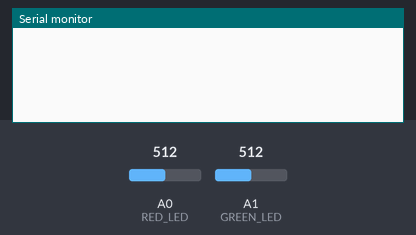
A sketch run on a simulated Arduino Uno, built with avr-gcc and run on an emulated ATmega328P. Shown: the last lines printed to the serial monitor. Inputs (shaded band) come from the test bench; at power-on: A0 (RED_LED) = 512, A1 (GREEN_LED) = 512.

Above: at 1.2 s.
1.3 s: A0 (RED_LED) set to 584
2.8 s: A0 (RED_LED) set to 617
At 3.3 s:
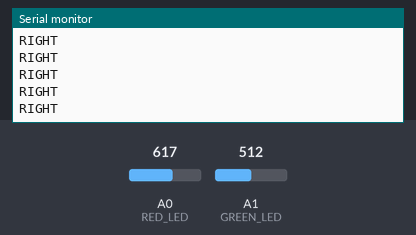
4.7 s: A1 (GREEN_LED) set to 583
7.7 s: A1 (GREEN_LED) set to 617
At 8.7 s:
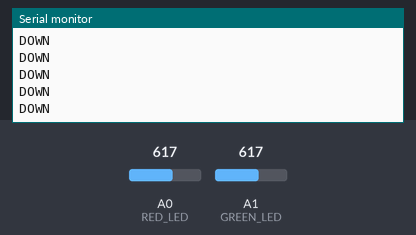

The sketch:

task2.ino
```cpp
#include <avr/io.h>

#define THRESHOLD_LOW  400
#define THRESHOLD_HIGH 600
#define DEADZONE_LOW   480
#define DEADZONE_HIGH  544

void setup() {
  // 1. Configure ADC
  ADMUX = (1 << REFS0); // Reference AVcc (5V)
  ADCSRA = (1 << ADEN) | (1 << ADPS2); // Enable ADC, Prescaler 16 (1MHz ADC clock)

  // 2. Configure LEDs (PB0-PB3 as outputs)
  DDRB |= 0x0F;

  // 3. Configure UART (9600 baud at 16MHz)
  UBRR0H = 0;
  UBRR0L = 103;
  UCSR0B = (1 << TXEN0);
}

uint16_t readADC(uint8_t channel) {
    ADMUX = (ADMUX & 0xF0) | (channel & 0x0F);
    ADCSRA |= (1 << ADSC);          // Start conversion
    while (ADCSRA & (1 << ADSC));   // Wait for conversion
    return ADC;                     // Return 10-bit value
}

void sendStr(const char* s) {
    while (*s) {
        while (!(UCSR0A & (1 << UDRE0)));
        UDR0 = *s++;
    }
}

void loop() {
  uint16_t x = readADC(0);
  uint16_t y = readADC(1);

  PORTB &= ~0x0F; // Turn off all LEDs

  if (y < THRESHOLD_LOW) {
    PORTB |= (1 << PB0); sendStr("UP\n");
  } else if (y > THRESHOLD_HIGH) {
    PORTB |= (1 << PB1); sendStr("DOWN\n");
  } else if (x > THRESHOLD_HIGH) {
    PORTB |= (1 << PB2); sendStr("RIGHT\n");
  } else if (x < THRESHOLD_LOW) {
    PORTB |= (1 << PB3); sendStr("LEFT\n");
  }
}
```

task4.cpp
```cpp
#include <Arduino.h>
#include <avr/io.h>

#define THRESHOLD_LOW  400
#define THRESHOLD_HIGH 600
#define DEADZONE_LOW   480
#define DEADZONE_HIGH  544

void setup() {
  // 1. Configure ADC
  ADMUX = (1 << REFS0);
  ADCSRA = (1 << ADEN) | (1 << ADPS2);

  // 2. Configure LEDs (PB0-PB3)
  DDRB |= 0x0F;

  // 3. Configure Button (PD2)
  DDRD &= ~(1 << DDD2);   // Set PD2 as Input
  PORTD |= (1 << PORTD2); // Enable Internal Pull-up resistor

  // 4. Configure UART (9600 baud)
  UBRR0H = 0;
  UBRR0L = 103;
  UCSR0B = (1 << TXEN0);
}

uint16_t readADC(uint8_t channel) {
    ADMUX = (ADMUX & 0xF0) | (channel & 0x0F);
    ADCSRA |= (1 << ADSC);          // Start conversion
    while (ADCSRA & (1 << ADSC));   // Wait for conversion
    return ADC;                     // Return 10-bit value
}

void sendStr(const char* s) {
    while (*s) {
        while (!(UCSR0A & (1 << UDRE0)));
        UDR0 = *s++;
    }
}


void loop() {
  uint16_t x = readADC(0);
  uint16_t y_raw = readADC(1);
  uint16_t y = 1023 - y_raw; // Invert the 10-bit value

  // Read PD2. Because of the pull-up, 0 = Pressed, 1 = Released.
  // We flip it with '!' so that 1 = Pressed for the Python UI.
  uint8_t btn = !(PIND & (1 << PIND2));

  // Send formatted data to app.py: X,Y, Button
  char buffer[32];
  snprintf(buffer, sizeof(buffer), "%u,%u,%u\n", x, y, btn);
  sendStr(buffer);

  PORTB &= ~0x0F;
  if (y > THRESHOLD_HIGH) PORTB |= (1 << PB0);
  else if (y < THRESHOLD_LOW) PORTB |= (1 << PB1);
  if (x > THRESHOLD_HIGH)      PORTB |= (1 << PB2); // RIGHT
  else if (x < THRESHOLD_LOW)  PORTB |= (1 << PB3); // LEFT

  _delay_ms(20);
}
```

task5.cpp
```cpp
#include <Arduino.h>
#include <LiquidCrystal.h>

// Pins: RS, E, D4, D5, D6, D7
LiquidCrystal lcd(7, 8, 9, 10, 11, 12);

volatile bool soundTriggered = false;
unsigned long ledOffTime = 0;
const int LED_DURATION = 100; // Keep LED on for 0.5 seconds
const int THRESHOLD = 300;
unsigned long lastUpdate = 0;
const int interval = 100;

void setup() {
  Serial.begin(9600);
  lcd.begin(16, 2);

  DDRB |= (1 << PB5); // LED on Pin 13

  // Interrupt on Pin 2
  EICRA |= (1 << ISC01) | (1 << ISC00);
  EIMSK |= (1 << INT0);
  sei();

  lcd.print("System Ready...");
  delay(1000);
  lcd.clear();
}

ISR(INT0_vect) {
  soundTriggered = true;
}

void loop() {
  uint16_t maxSample = 0;
  unsigned long windowStart = millis();

  // 1. Collect data for 50ms to find the loudest peak
  while (millis() - windowStart < 50) {
    uint16_t currentRead = analogRead(A0);
    if (currentRead > maxSample) {
      maxSample = currentRead;
    }
  }
  float dB = 20 * log10(maxSample) + 40;

  // 2. Use that peak for the LCD and Serial
  if (millis() - lastUpdate >= interval) {
    lastUpdate = millis();
    Serial.println(maxSample);

    lcd.setCursor(0, 0);
    lcd.print("Level: ");
    lcd.print(dB);
    lcd.print(" dB   ");

    lcd.setCursor(0, 1);
    if (maxSample > THRESHOLD) {
      lcd.print("STATUS: LOUD!  ");
    } else {
      lcd.print("STATUS: Normal ");
    }

    if (soundTriggered) {
    PORTB |= (1 << PB5);     // Turn LED ON (Pin 13)
    ledOffTime = millis() + LED_DURATION; // Set future turn-off time
    soundTriggered = false;  // Reset the flag immediately
  }

  // Turn off the LED only when the timer expires
  if (millis() >= ledOffTime && (PORTB & (1 << PB5))) {
    PORTB &= ~(1 << PB5);    // Turn LED OFF
  }
  }
}
```

task6.cpp
```cpp
#include <Arduino.h>
#include <Servo.h>
#include <Stepper.h>

void startRound();
void checkFalseStart();
void triggerBuzzer();
void checkReaction();
void resolveRound(int winner, bool isFalseStart, long reactionTime = 0);
void victorySpin();

// --- Configuration ---
const int STEPS_PER_REV = 2048;
Stepper myStepper(STEPS_PER_REV, 8, 10, 9, 11); // Note the sequence for ULN2003
Servo myServo;

const int btn1 = 2;
const int btn2 = 3;
const int buzzer = 5;
const int servoPin = 6;

// --- Game Variables ---
enum State { IDLE, COUNTDOWN, WAITING_FOR_REACTION, ROUND_OVER };
State currentState = IDLE;

unsigned long startTime;
unsigned long targetWaitTime;
int p1Score = 0;
int p2Score = 0;

void setup() {
  Serial.begin(9600);
  myServo.attach(servoPin);
  myServo.write(90); // Center the pointer

  pinMode(btn1, INPUT_PULLUP);
  pinMode(btn2, INPUT_PULLUP);
  pinMode(buzzer, OUTPUT);

  myStepper.setSpeed(10); // RPM
}

void loop() {
  // 1. Listen for commands from the Python GUI
  if (Serial.available() > 0) {
    String cmd = Serial.readStringUntil('\n');
    if (cmd.startsWith("START")) {
      // GUI sends "START:[seconds]"
      int seconds = cmd.substring(6).toInt();
      targetWaitTime = (unsigned long)seconds * 1000;
      startRound();
    }
  }

  switch (currentState) {
    case COUNTDOWN:
      checkFalseStart();
      if (millis() - startTime >= targetWaitTime) {
        triggerBuzzer();
      }
      break;

    case WAITING_FOR_REACTION:
      checkReaction();
      break;

    default:
      break;
  }
}

// --- Game Functions ---

void startRound() {
  currentState = COUNTDOWN;
  startTime = millis();
  tone(buzzer, 440, 100); // Beep to signify start of wait
}

void checkFalseStart() {
  if (digitalRead(btn1) == LOW) resolveRound(2, true); // P2 wins by P1 error
  if (digitalRead(btn2) == LOW) resolveRound(1, true); // P1 wins by P2 error
}

void triggerBuzzer() {
  currentState = WAITING_FOR_REACTION;
  startTime = millis(); // Reset timer to measure reaction time
  tone(buzzer, 1000, 200); // "GO!" sound
}

void checkReaction() {
  if (digitalRead(btn1) == LOW) {
    long reactionTime = millis() - startTime;
    resolveRound(1, false, reactionTime);
  } else if (digitalRead(btn2) == LOW) {
    long reactionTime = millis() - startTime;
    resolveRound(2, false, reactionTime);
  }
}

void resolveRound(int winner, bool isFalseStart, long reactionTime = 0) {
  currentState = ROUND_OVER;

  // 1. Move Servo Pointer
  if (winner == 1) {
    myServo.write(180);
    myStepper.step(200); // Tug-of-war increment
    p1Score++;
  } else {
    myServo.write(0);
    myStepper.step(-200);
    p2Score++;
  }

  // 2. Report to GUI
  // Format: WINNER:[1/2]|TIME:[ms]|FALSE:[0/1]
  Serial.print("RESULT|W:");
  Serial.print(winner);
  Serial.print("|T:");
  Serial.print(reactionTime);
  Serial.print("|F:");
  Serial.println(isFalseStart ? "1" : "0");

  // 3. Check for Match Victory
  if (p1Score >= 3 || p2Score >= 3) {
    victorySpin();
    p1Score = 0;
    p2Score = 0;
  }

  delay(2000); // Pause so players can see the result
  myServo.write(90); // Reset pointer
  currentState = IDLE;
}

void victorySpin() {
  myStepper.setSpeed(15);
  myStepper.step(STEPS_PER_REV); // Full 360 victory lap
}
```

task7.cpp
```cpp
#include <Arduino.h>
#include <Keypad.h>
#include <IRremote.h>
#include <SPI.h>
#include <MFRC522.h>

// --- PIN DEFINITIONS ---
#define IR_RECEIVE_PIN 2
#define RED_LED A0
#define GREEN_LED A1
#define BLUE_LED A2
#define RST_PIN A3   // RFID Reset
#define SS_PIN 10    // RFID SDA (Slave Select)

void updateLEDs();
void handleKeypad();
void handleIR();
void handleRFID();
char translateIR(int command);

// --- STATE MACHINE ---
enum SystemState { WAITING, LOCKED, UNLOCKED };
SystemState currentState = WAITING;

// --- KEYPAD SETUP (Pins 9-3) ---
const byte ROWS = 4;
const byte COLS = 3;
char keys[ROWS][COLS] = {
  {'1','2','3'}, {'4','5','6'}, {'7','8','9'}, {'*','0','#'}
};
byte rowPins[ROWS] = {9, 8, 7, 6};
byte colPins[COLS] = {5, 4, 3};
Keypad keypad = Keypad(makeKeymap(keys), rowPins, colPins, ROWS, COLS);

// --- RFID SETUP ---
MFRC522 mfrc522(SS_PIN, RST_PIN);

// --- VARIABLES ---
String masterCode = "";
String inputCode = "";

void setup() {
  Serial.begin(9600);
  SPI.begin();
  mfrc522.PCD_Init();
  IrReceiver.begin(IR_RECEIVE_PIN);

  pinMode(RED_LED, OUTPUT);
  pinMode(GREEN_LED, OUTPUT);
  pinMode(BLUE_LED, OUTPUT);

  Serial.println("SYSTEM_START: Enter 4-digit code on Keypad to Lock.");
}

void loop() {
  updateLEDs();

  switch (currentState) {
    case WAITING:
      handleKeypad();
      break;
    case LOCKED:
      handleIR();
      break;
    case UNLOCKED:
      handleRFID();
      break;
  }
}

// --- LOGIC FUNCTIONS ---

void handleKeypad() {
  char key = keypad.getKey();
  if (key) {
    masterCode += key;
    Serial.print("*"); // Masked output
    if (masterCode.length() >= 4) {
      currentState = LOCKED;
      Serial.println("\nSYSTEM_LOCKED");
    }
  }
}

void handleIR() {
  if (IrReceiver.decode()) {
    // Note: You may need to update these HEX codes based on your specific remote
    // This example translates common Elegoo IR codes back to digits
    char pressed = translateIR(IrReceiver.decodedIRData.command);

    if (pressed != 'X') {
      inputCode += pressed;
      Serial.print("?");
    }

    if (inputCode.length() >= 4) {
      if (inputCode == masterCode) {
        currentState = UNLOCKED;
        inputCode = "";
        Serial.println("\nSYSTEM_UNLOCKED");
      } else {
        Serial.println("\nWRONG_CODE");
        inputCode = ""; // Reset attempt
      }
    }
    IrReceiver.resume();
  }
}

void handleRFID() {
  if (!mfrc522.PICC_IsNewCardPresent() || !mfrc522.PICC_ReadCardSerial()) {
    return;
  }

  // Flash Blue to indicate read
  digitalWrite(BLUE_LED, HIGH);

  String tagID = "";
  for (byte i = 0; i < mfrc522.uid.size; i++) {
    tagID += String(mfrc522.uid.uidByte[i] < 0x10 ? "0" : "");
    tagID += String(mfrc522.uid.uidByte[i], HEX);
  }
  tagID.toUpperCase();

  // Send to Python via Serial
  Serial.println("TAG:" + tagID);

  delay(500);
  digitalWrite(BLUE_LED, LOW);
  mfrc522.PICC_HaltA();
}

void updateLEDs() {
  switch (currentState) {
    case WAITING:  // Blinking Blue
      digitalWrite(RED_LED, LOW);
      digitalWrite(GREEN_LED, LOW);
      digitalWrite(BLUE_LED, (millis() / 500) % 2);
      break;
    case LOCKED:   // Solid Red
      digitalWrite(RED_LED, HIGH);
      digitalWrite(GREEN_LED, LOW);
      digitalWrite(BLUE_LED, LOW);
      break;
    case UNLOCKED: // Solid Green
      digitalWrite(RED_LED, LOW);
      digitalWrite(GREEN_LED, HIGH);
      digitalWrite(BLUE_LED, LOW);
      break;
  }
}

char translateIR(int command) {
  // Common Elegoo Remote Commands (Update if your remote differs)
  switch (command) {
    case 0x16: return '0'; case 0xC:  return '1'; case 0x18: return '2';
    case 0x5E: return '3'; case 0x8:  return '4'; case 0x1C: return '5';
    case 0x5A: return '6'; case 0x42: return '7'; case 0x52: return '8';
    case 0x4A: return '9';
    default: return 'X';
  }
}
```

Measured:
- the behaviour switches between 600 and 601 on A0 (RED_LED) (found by bisection; images 0 and 1)
- the behaviour switches between 600 and 601 on A1 (GREEN_LED) (found by bisection; images 1 and 2)
- after the input at 2.8 s, the serial monitor: prints a new line at once (image 1)
- after the input at 7.7 s, the serial monitor: prints a new line at once (image 2)
